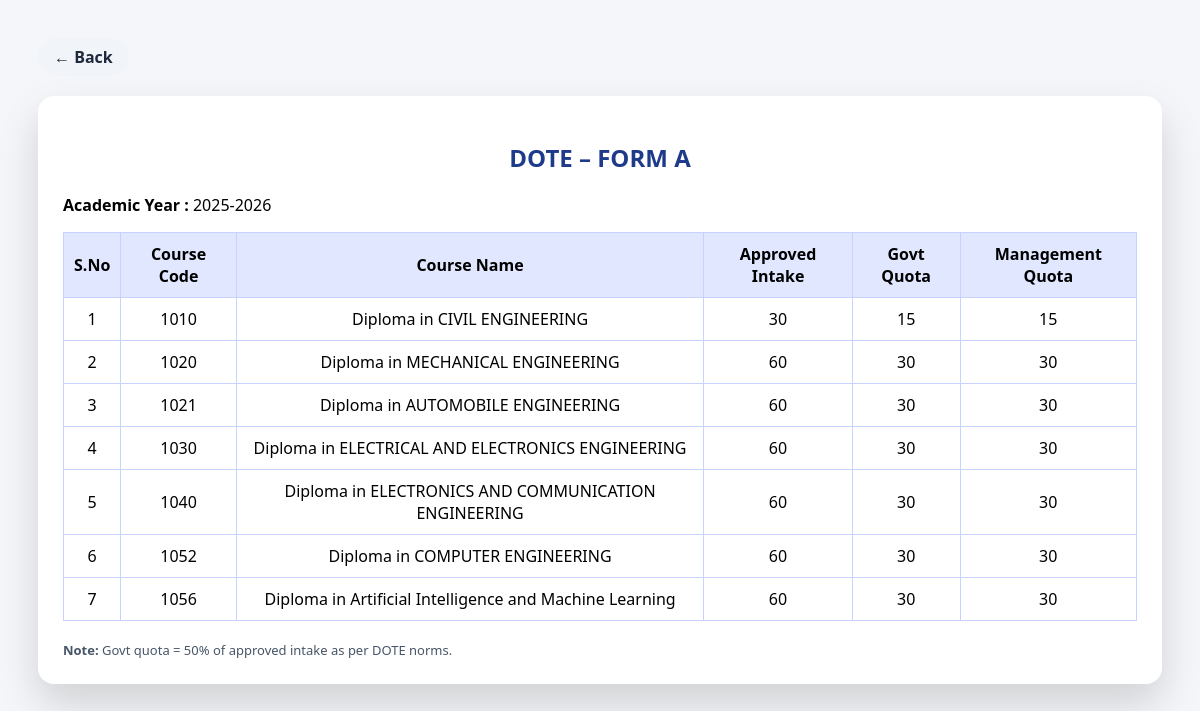
Screenshot of /form_a.php with the database file from the repository.
### tables this page shows
CREATE TABLE `courses` (
  `course_code` varchar(20) NOT NULL,
  `course_name` varchar(60) NOT NULL,
  `approved_intake` int(11) NOT NULL,
  `duration_years` int(11) NOT NULL,
  `total_semesters` int(11) NOT NULL,
  `year_of_established` int(11) NOT NULL,
  `status` enum('active','inactive') DEFAULT 'active'
);

### form_a.php (the view, shortened to what this page needs)
<?php
include("../../../config/db.php");
$ay = mysqli_fetch_assoc(mysqli_query($conn,"
    SELECT academic_year
    FROM academic_periods
    ORDER BY academic_year DESC
    LIMIT 1
"));
$academic_year = $ay['academic_year'] ?? '';
?>
<!DOCTYPE html>
<html>
<head>
</head>
<body>
<div class="header">
    <a href="../dashboard.php" class="back-btn">← Back</a>
</div>
<div class="card">
<h2>DOTE – FORM A</h2>
<p><b>Academic Year :</b> <?= $academic_year ?></p>
<table>
<tr>
    <th>S.No</th>
    <th>Course Code</th>
    <th>Course Name</th>
    <th>Approved Intake</th>
    <th>Govt Quota</th>
    <th>Management Quota</th>
</tr>
<?php
$i = 1;
$q = mysqli_query($conn,"
    SELECT
        c.course_code,
        c.course_name,
        c.approved_intake
    FROM courses c
    WHERE c.status='active'
");
while($r = mysqli_fetch_assoc($q)){
    $total = $r['approved_intake'];
    $govt  = round($total / 2);
    $mgmt = $total - $govt;
?>
<tr>
    <td><?= $i++ ?></td>
    <td><?= $r['course_code'] ?></td>
    <td><?= $r['course_name'] ?></td>
    <td><?= $total ?></td>
    <td><?= $govt ?></td>
    <td><?= $mgmt ?></td>
</tr>
<?php } ?>
</table>
<div class="footer">
    <b>Note:</b> Govt quota = 50% of approved intake as per DOTE norms.
</div>
</div>
</body>
</html>

### form_a.php (style rules this page uses)
body { font-family:Segoe UI,Arial; background:#f4f6f9; padding:30px; }
.header { display:flex; justify-content:space-between; align-items:center; margin-bottom:20px; }
.back-btn { background:#f1f5f9; padding:8px 16px; border-radius:30px; text-decoration:none; font-weight:600; color:#1e293b; }
.card { background:#fff; padding:25px; border-radius:16px; box-shadow:0 20px 40px rgba(0,0,0,.15); }
h2 { text-align:center; color:#1e3a8a; margin-bottom:20px; }
table { width:100%; border-collapse:collapse; }
th,td { border:1px solid #c7d2fe; padding:10px; text-align:center; }
th { background:#e0e7ff; }
.footer { margin-top:20px; font-size:13px; color:#475569; }

### rows the page displays
courses: course_code "1010", course_name "Diploma in CIVIL ENGINEERING", approved_intake "30", approved_intake "15"
courses: course_code "1020", course_name "Diploma in MECHANICAL ENGINEERING", approved_intake "60", approved_intake "30"
courses: course_code "1021", course_name "Diploma in AUTOMOBILE ENGINEERING", approved_intake "60", approved_intake "30"
courses: course_code "1030", course_name "Diploma in ELECTRICAL AND ELECTRONICS ENGINEERING", approved_intake "60", approved_intake "30"
courses: course_code "1040", course_name "Diploma in ELECTRONICS AND COMMUNICATION ENGINEERING", approved_intake "60", approved_intake "30"
courses: course_code "1052", course_name "Diploma in COMPUTER ENGINEERING", approved_intake "60", approved_intake "30"
courses: course_code "1056", course_name "Diploma in Artificial Intelligence and Machine Learning", approved_intake "60", approved_intake "30"

### other values shown
$academic_year "2025-2026"
